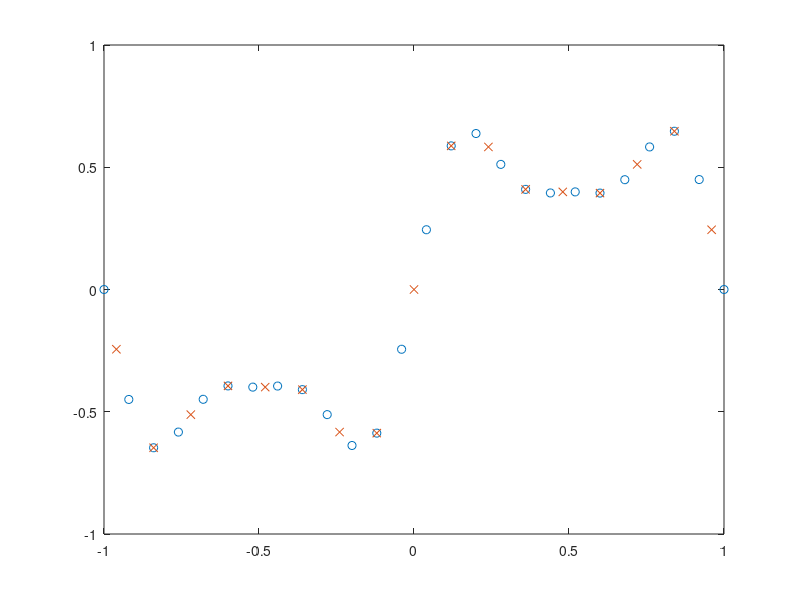

This chart was generated by the following MATLAB code: (Note: this script raises an error after producing the figure.)
% This is a test code for testing simple curve generation

n_pts = 51;
x = linspace(-1, 1, n_pts)';
y = 0.6 * sin(pi * x) + 0.3 * sin(3 * pi * x) + 0.1 * sin(5 * pi * x);
data = [x y];
data_train = data(1 : 2 : n_pts, :);
data_test = data(2 : 3 : n_pts, :);

figure(1)
plot(data_train(:, 1), data_train(:, 2), 'o', data_test(:, 1), data_test(:, 2), 'x')

n_mfs = 5;

a_fis = anfis(data_train, n_mfs);

e_fis = exanfis(data_train(:, 1), data_train(:, 2)', n_mfs);

figure(2)
plot(data_test(:, 1), evalfis(data_test(:, 1), a_fis));

figure(3)
plot(data_test(:, 1), evalfis(data_test(:, 1), e_fis));